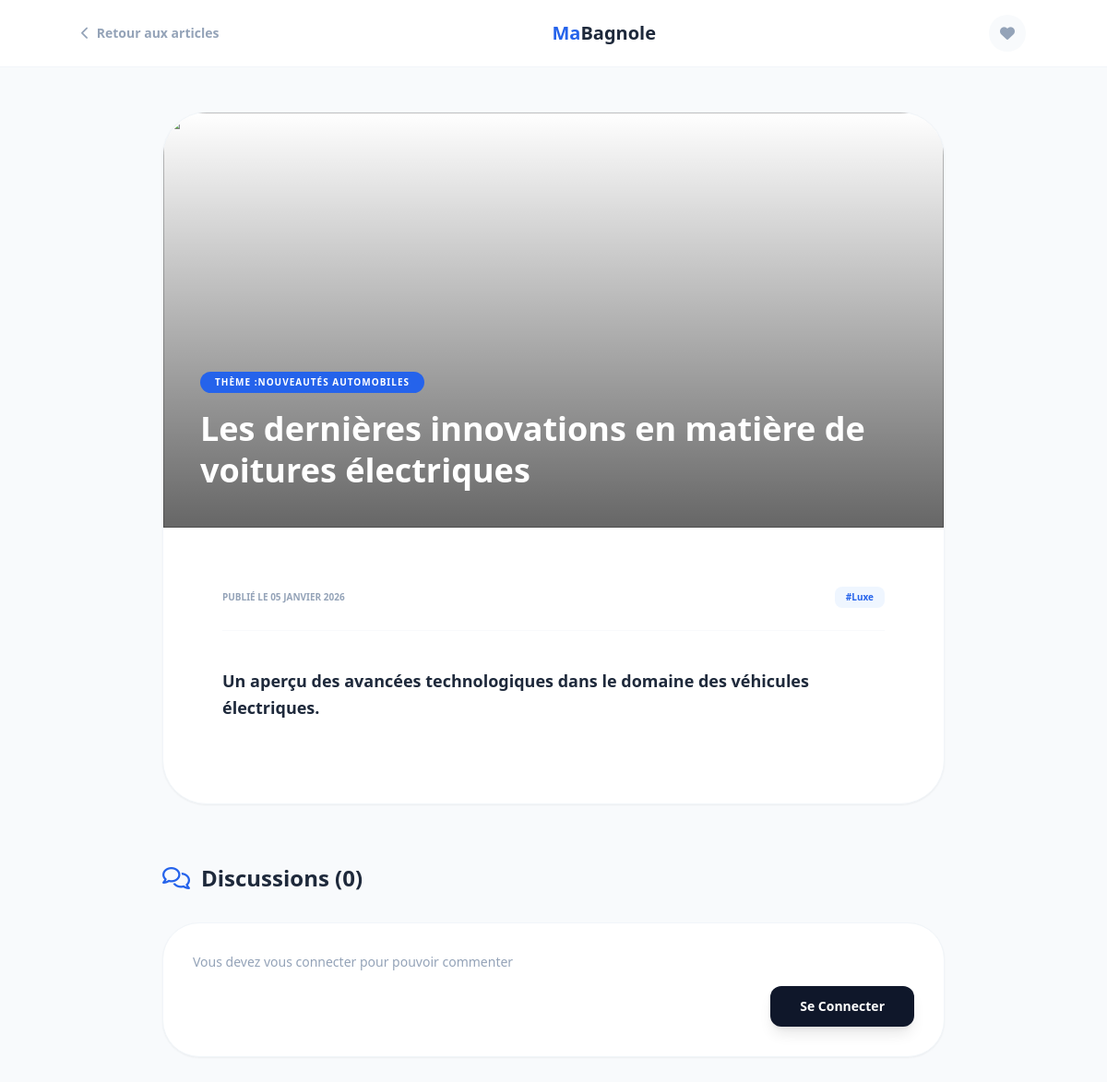
The page /app/view/article_detail.php?id=2 on the database its author committed.
### tables this page shows
CREATE TABLE Themes (
    idTheme INT(11) PRIMARY KEY NOT NULL AUTO_INCREMENT,
    nomTheme VARCHAR(255) NOT NULL,
    iconTheme VARCHAR(255) NOT NULL DEFAULT 'image',
    deleteTheme INT NOT NULL DEFAULT 0,
    descriptionTheme VARCHAR(255) NOT NULL,
    constraint check_deleteTheme check (deleteTheme between 0 and 1)
);

CREATE Table Articles (
    idArticle INT(11) PRIMARY KEY NOT NULL AUTO_INCREMENT,
    titreArticle VARCHAR(255) NOT NULL,
    contenuArticle TEXT NOT NULL,
    imageArticle VARCHAR(255) NOT NULL DEFAULT 'image',
    deleteArticle INT NOT NULL DEFAULT 0,
    statutArticle INT NOT NULL DEFAULT 0,
    datePublicationArticle TIMESTAMP DEFAULT CURRENT_TIMESTAMP,
    idTheme INT(11) NOT NULL,
    idAuteur INT(11) NOT NULL,
    constraint check_statutArticle check (statutArticle between 0 and 1),
    FOREIGN KEY (idAuteur) REFERENCES Utilisateurs (idUtilisateur),
    FOREIGN KEY (idTheme) REFERENCES Themes (idTheme)
);

CREATE TABLE Tags (
    idTag INT(11) PRIMARY KEY NOT NULL AUTO_INCREMENT,
    nomTag VARCHAR(255) NOT NULL,
    deleteTag INT NOT NULL DEFAULT 0,
    constraint check_deleteTag check (deleteTag between 0 and 1)
);

### app/model/Theme.php (called while the page is built, shortened)
<?php
class Theme
{
    private $nomTheme;
    public function getNomTheme(): string
    {
        return $this->nomTheme;
    }
    public function getThemeById(int $idTheme): ?Theme
    {
        try {
            $db = Connexion::connect()->getConnexion();
            $sql = "select * from themes where idTheme=:idTheme";
            $stmt = $db->prepare($sql);
            $stmt->bindParam(":idTheme", $idTheme);
            if ($stmt->execute())
                return $stmt->fetchObject(Theme::class);
            else
                return null;
        } catch (\Exception $e) {
            error_log(date('y-m-d h:i:s') . " Connexion :error ." . $e . PHP_EOL, 3, "error.log");
            return null;
        }
    }
}

### app/model/Article.php (called while the page is built, shortened)
<?php
class Article
{
    private string $titreArticle;
    private string $contenuArticle;
    public function getTitreArticle(): string
    {
        return $this->titreArticle;
    }
    public function getContenuArticle(): string
    {
        return $this->contenuArticle;
    }
    public function getArticleById(int $idArticle): ?Article
    {
        try {
            $db = Connexion::connect()->getConnexion();
            $sql = "SELECT * FROM articles WHERE deleteArticle = 0 AND idArticle = :idArticle";
            $stmt = $db->prepare($sql);
            $stmt->bindParam(":idArticle", $idArticle);
            $stmt->execute();
            $stmt->setFetchMode(\PDO::FETCH_CLASS, Article::class);
            $article = $stmt->fetch();
            return $article ?: null;
        } catch (\Exception $e) {
            return null;
        }
    }
}

### app/model/Tag.php (called while the page is built, shortened)
<?php
class Tag
{
    public function getTagsByArticle(int $idArticle): array
    {
        $db = Connexion::connect()->getConnexion();
        $sql = "SELECT t.* FROM Tags t
                JOIN ArticlesTags at ON t.idTag = at.idTag
                WHERE at.idArticle = :idArticle";
        try {
            $stmt = $db->prepare($sql);
        } catch (\Exception $e) {
            error_log(date('y-m-d h:i:s') . " Connexion :error ." . $e . PHP_EOL, 3, "error.log");
            return [];
        }
        $stmt->bindParam(":idArticle", $idArticle);
        if ($stmt->execute())
            return $stmt->fetchAll(\PDO::FETCH_CLASS, Tag::class);
        return [];
    }
}

### app/model/Commentaire.php (called while the page is built, shortened)
<?php
class Commentaire
{
    static  function getNbCommentairesByArticle(int $idArticle): int
    {
        $db = Connexion::connect()->getConnexion();
        $sql = "SELECT count(*) as count FROM commentaires WHERE deleteCommentaire=0 and idArticle=:idArticle";
        try {
            $stmt = $db->prepare($sql);
        } catch (\Exception $e) {
            error_log(date('y-m-d h:i:s') . " function getCommentairesByArticle :error ." . $e . PHP_EOL, 3, "error.log");
            return 0;
        }
        $stmt->bindParam(":idArticle", $idArticle);
        if ($stmt->execute())
            return $stmt->fetch(PDO::FETCH_ASSOC)["count"];
        return 0;
    }
}

### app/view/article_detail.php (the view, shortened to what this page needs)
<?php
$connect = true;
if (!isset($_SESSION['Utilisateur']) or  $_SESSION['Utilisateur']->getRole() !== 'client') {
    $connect =  false;
}
try {
    $idArticle = (int)($_GET['id']);
    $article = new Article();
    $theme = new Theme();
    $tag = new Tag();
    $tagsList = $tag->getTagsByArticle($idArticle);
    $article = $article->getArticleById($idArticle);
    $theme = $theme->getThemeById($article->getIdTheme());
} catch (\Exception $e) {
    echo $e->getMessage();
    exit();
}
?>
<!DOCTYPE html>
<html lang="en">
<head>
    <script src="https://cdn.tailwindcss.com"></script>
    <link href="https://cdnjs.cloudflare.com/ajax/libs/font-awesome/6.0.0/css/all.min.css" rel="stylesheet">
</head>
<body class="bg-slate-50 min-h-screen">
    <nav class="bg-white border-b border-slate-100 px-8 py-4 sticky top-0 z-50">
        <div class="max-w-5xl mx-auto flex justify-between items-center">
            <a href="articles.php" class="text-sm font-bold text-slate-400 hover:text-blue-600 transition flex items-center gap-2">
                <i class="fas fa-chevron-left"></i> Retour aux articles
            </a>
            <div class="text-xl font-black text-blue-600">Ma<span class="text-slate-800">Bagnole</span></div>
            <button type="button" <?php if (!$connect) : ?> onclick="toggleModal('rentPopup')" <?php else:; ?> onclick="toggleFavorite(this)" <?php endif; ?> class="w-10 h-10 bg-slate-50 rounded-full flex items-center justify-center text-slate-400 hover:text-red-500 transition">
                <i class="fas fa-heart"></i>
            </button>
        </div>
    </nav>
    <main class="max-w-4xl mx-auto px-6 py-12">
        <article class="bg-white rounded-[3rem] shadow-sm border border-slate-100 overflow-hidden">
            <div class="h-[450px] relative">
                <img src="https://images.unsplash.com/photo-1503376780353-7e6692767b70?w=1200" class="w-full h-full object-cover">
                <div class="absolute inset-0 bg-gradient-to-t from-black/60 to-transparent"></div>
                <div class="absolute bottom-10 left-10">
                    <span class="bg-blue-600 text-white px-4 py-1 rounded-full text-[10px] font-black uppercase tracking-widest mb-4 inline-block">Thème :<?= $theme->getNomTheme() ?> </span>
                    <h1 class="text-4xl font-black text-white leading-tight"><?= $article->getTitreArticle() ?></h1>
                </div>
            </div>
            <div class="p-10 md:p-16">
                <div class="flex items-center justify-between mb-10 pb-6 border-b border-slate-50">
                    <div class="flex items-center gap-4">
                        <div>
                            <p class="text-[10px] text-slate-400 font-bold uppercase">Publié le 05 Janvier 2026</p>
                        </div>
                    </div>
                    <div class="flex gap-2">
                        <?php foreach ($tagsList as $tag) : ?>
                            <span class="text-[10px] font-bold text-blue-600 bg-blue-50 px-3 py-1 rounded-lg">#Luxe</span>
                        <?php endforeach; ?>
                    </div>
                </div>
                <div class="prose prose-slate max-w-none text-slate-600 text-lg leading-relaxed">
                    <p class="mb-6 font-bold text-slate-800"><?= $article->getContenuArticle() ?></p>
                </div>
            </div>
        </article>
        <section class="mt-16">
            <h3 class="text-2xl font-black text-slate-800 mb-8 flex items-center gap-3">
                <i class="far fa-comments text-blue-600"></i> Discussions (<?= Commentaire::getNbCommentairesByArticle($idArticle) ?>)
            </h3>
            <?php if ($connect) : ?>
                <div class="bg-white p-8 rounded-[2.5rem] shadow-sm border border-slate-100 mb-12">
                    <div class="flex gap-4">
                        <form action="../controler/CommentairesControler.php" method="POST" class="flex-1">
                            <input type="hidden" name="idArticle" value="<?= $article->getIdArticle() ?>">
                            <input type="hidden" name="page" value="article_detail">
                            <input type="hidden" name="action" value="add">
                            <div class="flex-1">
                                <textarea id="commentText" name="contenuCommentaire" placeholder="Partagez votre avis sur cet article..."
                                    class="w-full p-5 bg-slate-50 border-none rounded-2xl focus:ring-2 focus:ring-blue-500 outline-none text-sm min-h-[120px] transition"></textarea>
                                <div class="flex justify-end mt-4">
                                    <button onclick="handleComment()" class="bg-slate-900 text-white px-8 py-3 rounded-xl font-black text-sm hover:bg-blue-600 transition shadow-lg">
                                        Envoyer
                                    </button>
                                </div>
                            </div>
                        </form>
                    </div>
                </div>
            <?php else : ?>
                <div class="bg-white p-8 rounded-[2.5rem] shadow-sm border border-slate-100 mb-12">
                    <div class="flex gap-4">
                        <div class="flex-1">
                            <p class="text-sm text-slate-400 mb-4">Vous devez vous connecter pour pouvoir commenter</p>
                            <div class="flex justify-end mt-4">
                                <a href="login.php" class="bg-slate-900 text-white px-8 py-3 rounded-xl font-black text-sm hover:bg-blue-600 transition shadow-lg">
                                    Se Connecter
                                </a>
                            </div>
                        </div>
                    </div>
                </div>
            <?php endif; ?>
        </section>
    </main>
</body>
</html>

### rows shown on the page
themes: nomTheme "NOUVEAUTÉS AUTOMOBILES"
articles: titreArticle "Les dernières innovations en matière de voitures électriques", contenuArticle "Un aperçu des avancées technologiques dans le domaine des véhicules électriques."

### other values the page prints
Commentaire::getNbCommentairesByArticle($idArticle) "0"
